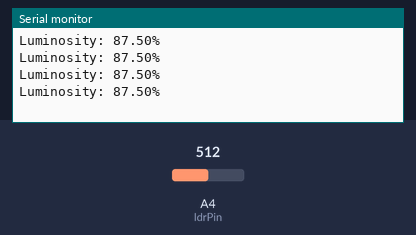
This sketch was run on a simulated Arduino Uno, built with avr-gcc and run on an emulated ATmega328P. Parts: the last lines printed to the serial monitor. The inputs (shaded band) are chosen by the test bench; at power-on: A4 (ldrPin) = 512.

Above: at 1.2 s.
1.3 s: A4 (ldrPin) set to 716
At 1.71 s:
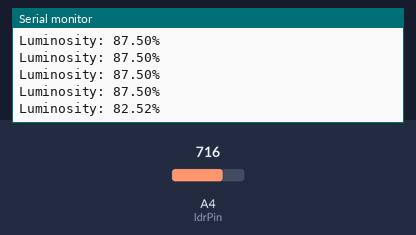
2.8 s: A4 (ldrPin) set to 900
At 2.91 s:
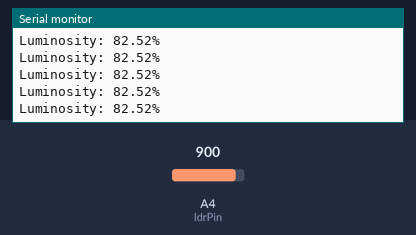
Timing chart, 0 to 5.8 s (numbered marks = the images above; inputs shaded):
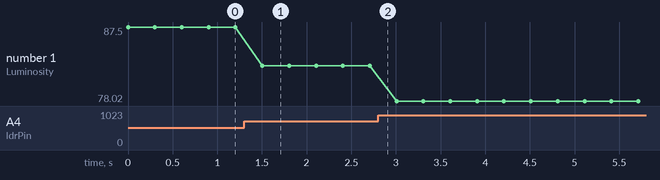

The sketch:

ldr.ino
```cpp
const int ldrPin = 4; // LDR connected to GPIO2

void setup() {
  Serial.begin(9600); // Initialize serial communication
  pinMode(ldrPin, INPUT);
}

void loop() {
  int sensorValue = analogRead(ldrPin);

  // Calculate percentage of luminosity
  float percentage = 100.0 - ((float)sensorValue / 4095.0) * 100.0;
  percentage = constrain(percentage, 0.0, 100.0); // Ensure percentage is within 0-100 range

  // Print the percentage of luminosity to the serial monitor
  Serial.print("Luminosity: ");
  Serial.print(percentage);
  Serial.println("%");

  delay(300); // Delay for stability
}
```

Measured:
- after the input at 1.3 s, the serial monitor: prints a new line after 0.20 s (image 1)
- plotted number 1: 87.5 → 82.52 after the input at 1.3 s, 82.52 → 78.02 after the input at 2.8 s
